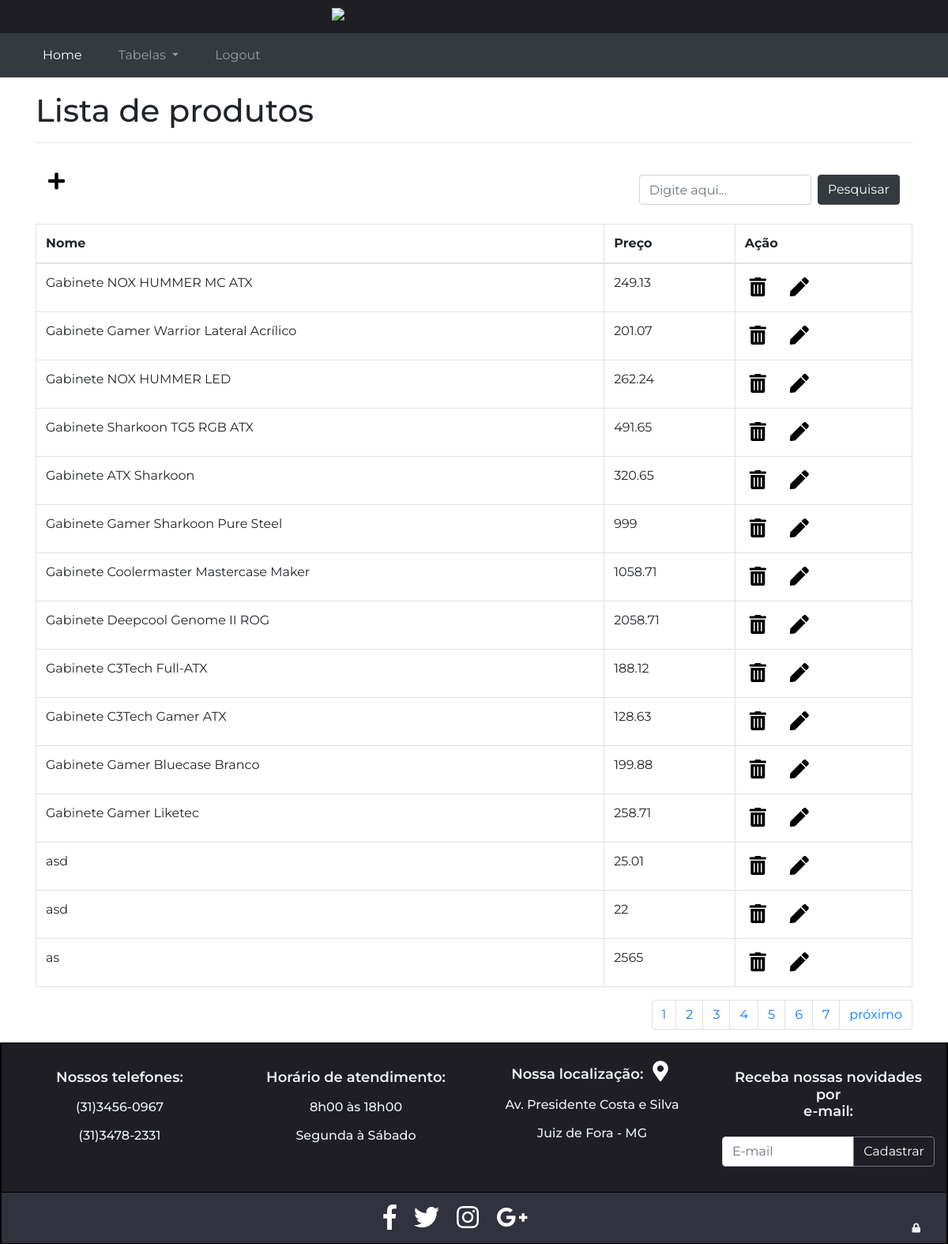
/pagina_de_listagem.php (signed in), run on the app's committed database.
### tables this page shows
CREATE TABLE `produto` (
  `id_produto` int(11) NOT NULL,
  `id_categoria` int(11) NOT NULL,
  `nome_produto` varchar(50) NOT NULL,
  `preco` float NOT NULL,
  `descricao` mediumtext NOT NULL,
  `url_imagem` mediumtext NOT NULL
);

### html/pagina_de_listagem.php (the view, shortened to what this page needs)
<?php include "header-adm.php"?>
<?php include 'pagina_conexao.php';?>
<div class="container lista-de-usuarios">
  <h1> Lista de produtos </h1>
  <hr>
  <nav class="navbar">
    <span style="font-size: 24px;"><a href="paginaprodutos-adm.php" class="fas fa-plus" alt="Cadastrar novo usuario"></a></span>
    <form class="form-inline my-2 my-lg-0" action="buscarLista.php?&pagina=1" enctype="multipart/form-data" method="GET">
      <input class="form-control mr-sm-2" type="text" placeholder="Digite aqui..." name="pesquisar">
      <button class="btn btn-dark my-2 my-sm-0" type="submit">Pesquisar</button>
    </form>
  </nav>
  <table class="table table-bordered">
    <thead>
      <tr>
        <th scope="col">Nome</th>
        <th scope="col-3">Preço</th>
        <th scope="col-2">Ação</th>
      </tr>
    </thead>
    <tbody>
      <?php
          $quantidade = 15;
          $pagina = "";
          if($pagina == '')
          {
              $pagina = '1';
          }
          $inicio     = ($quantidade * $pagina) - $quantidade;
              $sql = "SELECT * FROM produto ORDER BY id_categoria DESC LIMIT $inicio, $quantidade ";
              $result = $db_connect->query($sql);
              while ($row = $result->fetch_assoc())
      {?>
      <tr>
        <td>
          <?php echo $row['nome_produto'];?>
        </td>
        <td>
          <?php echo $row['preco'];?>
        </td>
        <td>
          <div style="float:left">
            <div data-toggle="modal" data-target="#myModalRemarks<?php echo $row['nome_produto'];?>">
              <span style="font-size: 24px;"><button class="fas fa-trash-alt" type="submit" name="excluir" value="Excluir"></button></span>
            </div>
          </div>
          <form name="editar" action="EditarProdutos.php?id_produto=<?php echo $row['id_produto'] ?>" method="POST">
            <span style="font-size: 24px;"><button class="fas fa-pen" type="submit" name="editar" value="Editar"></button></span>
          </form>
        </td>
      </tr>
      <?php     }
            $sqlTotal   = "SELECT id_produto FROM produto";
            $qrTotal    = $db_connect->query($sqlTotal);
            $numTotal   = $qrTotal->num_rows;
            $totalPagina= ceil($numTotal/$quantidade);
            $proximo = (($pagina+1) >= $totalPagina) ? $totalPagina : $pagina+1;
      ?>
    </tbody>
  </table>
  <nav>
    <ul class="pagination justify-content-end">
      <?php
            if($totalPagina > 1 ){
         for($i = 1; $i < $totalPagina + 1; $i++) { ?>
      <li class="page-item"><a class="page-link" href='pagina_de_listagem.php?pagina=<?php echo $i;?>'>
          <?php echo $i;?></a></li>
      <?php }
            }
      ?>
      <?php
   if($pagina != $totalPagina && $totalPagina > 1)
  {?>
      <li class="page-item">
        <a class="page-link" href="pagina_de_listagem.php?pagina=<?php echo $proximo;?>">próximo</a>
      </li>
      <?php }?>
    </ul>
  </nav>
</div>
</div>
<?php include "footer.php"?>

### html/Header-adm.php (shortened to what this page needs)
<!DOCTYPE html>
<html lang="pt-br">
<head>
	<link href="../assets/bootstrap/css/bootstrap.min.css" rel="stylesheet">
	<link href="../assets/css/index-adm.css" rel="stylesheet">
	<link rel="stylesheet" href="https://use.fontawesome.com/releases/v5.3.1/css/all.css"
>
</head>
<body>
	<div id="container">
		<div id="main">
			<div class="faixa" id="body-home">
				<a href="index-adm.php"><img src="../assets/img/nl2.png" class="img-fluid"></a>
			</div>
			<nav class="navbar sticky-top navbar-expand-lg navbar-dark bg-dark">
				<div class="collapse navbar-collapse " id="navbarTogglerDemo02">
					<ul class="navbar-nav mr-auto mt-2 mt-lg-0">
						<li class="nav-item active">
							<a class="nav-link nav-botn" href="index.php#body-home">Home <span class="sr-only">(current)</span></a>
						</li>
						<li class="nav-item dropdown">
							<a class="nav-link dropdown-toggle nav-botn" href="#" id="navbarDropdown" role="button" data-toggle="dropdown"
							 aria-haspopup="true" aria-expanded="false">
								Tabelas
							</a>
						</li>
						<li class="nav-item">
							<a class="nav-link nav-botn" href="logout.php">Logout</a>
						</li>
					</ul>
				</div>
			</nav>

### html/footer.php (shortened to what this page needs)
</div>
<div class="rodape">
    <footer>
        <div class="container-fluid text-center">
            <div class="row informaçoes-primarias py-3">
                <div class="col-lg-3">
                    <h5 id="fale-conosco">Nossos telefones:</h5>
                    <ul class="list-unstyled">
                        <li>(31)3456-0967</li>
                        <li>(31)3478-2331</li>
                    </ul>
                </div>
                <div class="col-lg-3">
                    <h5>Horário de atendimento:</h5>
                    <ul class="list-unstyled">
                        <li>8h00 às 18h00</li>
                        <li>Segunda à Sábado</li>
                    </ul>
                </div>
                <div class="col-lg-3 pdd-special ">
                    <h5>Nossa localização:<span style="font-size: 26px"><button class="fas fa-map-marker-alt loc-tamanho" type="button" class="btn btn-primary " data-toggle="modal" data-target="#exampleModalCenter"></button></span></h5>
                    <ul class="list-unstyled">
                        <li>Av. Presidente Costa e Silva</li>
                        <li>Juiz de Fora - MG</li>
                    </ul>
                </div>
                <div class="col-lg-3">
                    <h5>Receba nossas novidades por <br> e-mail:</h5>
                    <div class="input-group mb-3">
                        <input type="text" class="form-control" placeholder="E-mail" aria-label="Recipient's username" aria-describedby="basic-addon2">
                        <div class="input-group-append">
                            <button class="btn btn-outline-secondary" type="button" style="color: white">Cadastrar</button>
                        </div>
                    </div>
                </div>
            </div>
        </div>
        <div class="container-fluid text-center">
            <div class = "row text-center icons">
                <div class="col-lg-12 text-center py-2">
                    <span style="font-size: 32px"><a href="https://www.facebook.com/balaodainformatica.com.br/"><i class="fab fa-facebook-f"></i></a></span>
                    <span style="font-size: 32px"><a href="https://twitter.com/balaoinfo"><i class="fab fa-twitter"></i></a></span>
                    <span style="font-size: 32px"><a href="https://www.instagram.com/balaoitatiba/"><i class="fab fa-instagram"></i></a></span>
                    <span style="font-size: 32px"><a href="https://plus.google.com/discover"><i class="fab fa-google-plus-g"></i></a></span>
                    <span style="font-size: 12px" class="lock" data-toggle="modal" data-target="#login"><i class="fas fa-lock"></i></span>
</div>
</div>
</div>
</footer>
</div>
</body>
</html>

### assets/css/index-adm.css (style rules this page uses)
html, body { padding: 0; margin: 0; font-family: montserrat; display:flex; flex-direction: column; justify-content: space-between; min-height: 100vh; }
.container { min-height: 150px; }
.faixa { background-color: #1E1E24; padding-bottom: 4px; height: 100%; padding-top: 10px; line-height: 10px; width: 100%; }
.faixa img { padding-top: 0px; padding-left: 35%; margin-bottom: 0px; padding-bottom: 1% }
@media (min-width: 992px) { .nav-botn { margin-left: 30px; } }
footer { border-style: groove; border-bottom: none; border-width: 1px; border-color: black; }
.rodape { background-color:#1E1E24; color:#EDF2F4; border-color: black; border-style: groove; border-width: 1px; }
.rodape h5 { font-size: 18px; font-weight: 600; }
.col-lg-3 h5 { padding-top: 16px; }
.pdd-special h5 { padding-top: 4px; }
.col-lg-3 li { font-size: 16px; font-weight: 500; }
.fa-map-marker-alt { padding-left: 12px; background-color:#1E1E24; color: white; border-width: 0; }
.input-group { padding-top: 12px; }
.col-lg-12 { border-top-color: black; border-top-style: groove; border-top-width: 1px; background-color: #31323E; }
.col-lg-12 i { margin-right: 18px; }
.col-lg-12 a { color: white; }
.informaçoes-primarias li { line-height: 36px; }
.lock { float: right; padding-top: 28px; }
.fa-map-marker-alt { padding-left: 12px; background-color:#1E1E24; border-width: 0; color: white; }
.fa-trash-alt { background-color: white; border-width: 0; }
.fa-pen { background-color: white; margin-left: 18px; border-width: 0; }
.fa-plus { color: black; margin-top: 12px; margin-bottom: 34px; }
.lista-de-usuarios h1 { margin-top: 18px; }
.table-bordered form { display: inline-block; }

### data on the page
produto: nome_produto "Gabinete NOX HUMMER MC ATX", preco "249.13"
produto: nome_produto "Gabinete Gamer Warrior Lateral Acrílico", preco "201.07"
produto: nome_produto "Gabinete NOX HUMMER LED", preco "262.24"
produto: nome_produto "Gabinete Sharkoon TG5 RGB ATX", preco "491.65"
produto: nome_produto "Gabinete ATX Sharkoon", preco "320.65"
produto: nome_produto "Gabinete Gamer Sharkoon Pure Steel", preco "999"
produto: nome_produto "Gabinete Coolermaster Mastercase Maker", preco "1058.71"
produto: nome_produto "Gabinete Deepcool Genome II ROG", preco "2058.71"
produto: nome_produto "Gabinete C3Tech Full-ATX", preco "188.12"
produto: nome_produto "Gabinete C3Tech Gamer ATX", preco "128.63"
produto: nome_produto "Gabinete Gamer Bluecase Branco", preco "199.88"
produto: nome_produto "Gabinete Gamer Liketec", preco "258.71"
produto: nome_produto "asd", preco "25.01"
produto: nome_produto "asd", preco "22"
produto: nome_produto "as", preco "2565"
